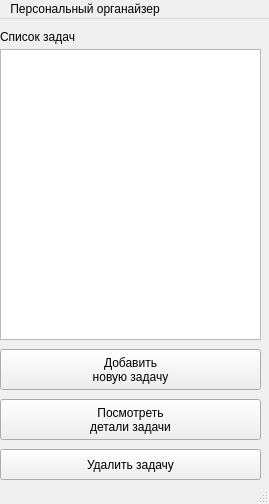
<?xml version="1.0" encoding="UTF-8"?>
<ui version="4.0">
 <class>MainWindow</class>
 <widget class="QMainWindow" name="MainWindow">
  <property name="geometry">
   <rect>
    <x>0</x>
    <y>0</y>
    <width>269</width>
    <height>504</height>
   </rect>
  </property>
  <property name="windowTitle">
   <string>MainWindow</string>
  </property>
  <widget class="QWidget" name="centralwidget">
   <widget class="QListWidget" name="tasksListWidget">
    <property name="geometry">
     <rect>
      <x>0</x>
      <y>30</y>
      <width>261</width>
      <height>291</height>
     </rect>
    </property>
   </widget>
   <widget class="QPushButton" name="addTaskButton">
    <property name="geometry">
     <rect>
      <x>0</x>
      <y>330</y>
      <width>261</width>
      <height>41</height>
     </rect>
    </property>
    <property name="text">
     <string>Добавить
новую задачу</string>
    </property>
   </widget>
   <widget class="QPushButton" name="detailsTaskButton">
    <property name="geometry">
     <rect>
      <x>0</x>
      <y>380</y>
      <width>261</width>
      <height>41</height>
     </rect>
    </property>
    <property name="text">
     <string>Посмотреть
детали задачи</string>
    </property>
   </widget>
   <widget class="QPushButton" name="deleteTaskButton">
    <property name="geometry">
     <rect>
      <x>0</x>
      <y>430</y>
      <width>261</width>
      <height>31</height>
     </rect>
    </property>
    <property name="text">
     <string>Удалить задачу</string>
    </property>
   </widget>
   <widget class="QLabel" name="label_4">
    <property name="geometry">
     <rect>
      <x>210</x>
      <y>10</y>
      <width>171</width>
      <height>16</height>
     </rect>
    </property>
    <property name="text">
     <string/>
    </property>
   </widget>
   <widget class="QLabel" name="label_5">
    <property name="geometry">
     <rect>
      <x>0</x>
      <y>10</y>
      <width>81</width>
      <height>16</height>
     </rect>
    </property>
    <property name="text">
     <string>Список задач</string>
    </property>
   </widget>
  </widget>
  <widget class="QMenuBar" name="menubar">
   <property name="geometry">
    <rect>
     <x>0</x>
     <y>0</y>
     <width>269</width>
     <height>21</height>
    </rect>
   </property>
   <widget class="QMenu" name="menu">
    <property name="title">
     <string>Персональный органайзер</string>
    </property>
   </widget>
   <addaction name="menu"/>
  </widget>
  <widget class="QStatusBar" name="statusbar"/>
 </widget>
 <resources/>
 <connections/>
</ui>
